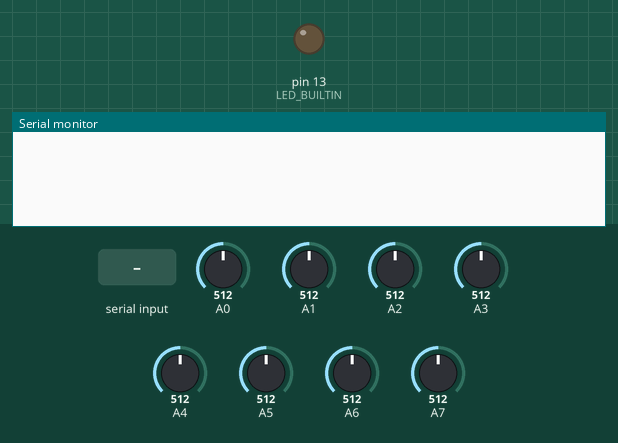
Recording of a sketch running on a simulated Arduino Uno, built with avr-gcc and run on an emulated ATmega328P. On the bench: output pins drawn as LEDs (lit = HIGH), the last lines printed to the serial monitor. The inputs (shaded band) are chosen by the test bench; at power-on: A0 = 512, A1 = 512, A2 = 512, A3 = 512, A4 = 512, A5 = 512, A6 = 512, A7 = 512.

Above: at 1.2 s.
1.3 s: "c" received over Serial
At 2.3 s:
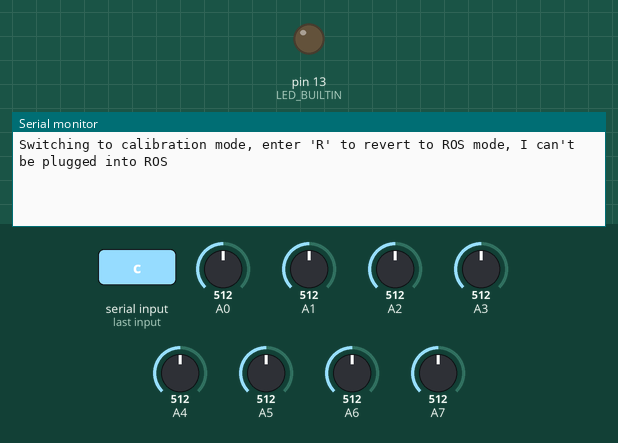
4.3 s: "C" received over Serial
At 5.5 s:
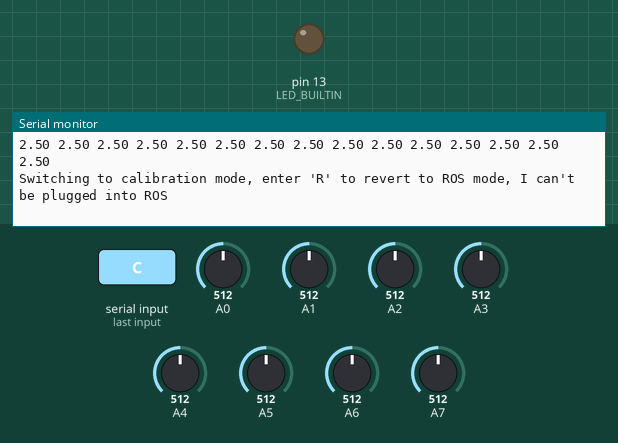
7.3 s: "r" received over Serial
At 8.8 s:
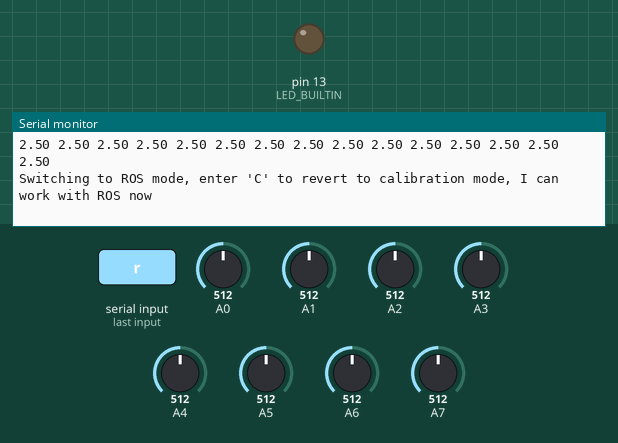

Measured:
- after the input at 1.3 s, the serial monitor: prints a new line at once (image 1)
- after the input at 7.3 s, the serial monitor: prints a new line at once (image 3)

The sketch:

daq_arduino_old.ino
```cpp
const int g=103;  //ascii code for 'g', ros sends this automatically
const int c=99;   //ascii code for 's'
const int C=67;   //ascii code for 'S'
const int r=114;  //ascii code for 'r'
const int R=82;   //ascii code for 'R'
int bCalibMode;  //boolean, if 1 arduino is place in calibration mode
                //when put in calibration mode it cannot be used with ros
                //to exit calibration mode you must restart
void setup(){

  pinMode(LED_BUILTIN, OUTPUT);

  //led on: not connected
  digitalWrite(LED_BUILTIN, HIGH);

  bCalibMode=0;  //ready for ros

  //NOTE: the fastest we can go in this system is 38400 bauds, this value
  //can be given to the function below (and matched in ros) but to calibrate it
  //you would need to use something like telnet, teraterm or hyperterminal as the
  //arduino serial monitor struggles to cope with that speed
  Serial.begin(38400); //initializes the serial port with the pc

  while(!Serial);  //get stuck until you are connected to PC

  //led off: connected
  digitalWrite(LED_BUILTIN, LOW);
}


void loop(){

//as arduino sdk stripped out proper interrupts, here we don't do anything
  if(bCalibMode)  //stream voltages forever
  {
    for(byte i=0;i<15;i++){ //reads from pin 0 to pin 14
        double volt=analogRead(i)*(5.0/1023.0);
        Serial.print(volt);
        Serial.print(" ");
    }
    Serial.println();
  }

}

//surrogate of interrupt
void serialEvent()
{

  //only 1 char is allowed
  int cmd=Serial.read();  //you have 1 sec to do something

  switch(cmd)
  {

    case g:
    {
      if(!bCalibMode)
      {
        digitalWrite(LED_BUILTIN, HIGH);
        //we write as quickly as we can, not to upset the PC, since every call is slow
        for(byte i=0;i<15;i++){ //reads from pin 0 to pin 14
            Serial.print(analogRead(i));
            Serial.print(" ");
        }
        Serial.println();
        digitalWrite(LED_BUILTIN, LOW);  //led blink: command received and executed
      }
      break;
    }
    case 'c':
    case 'C':
    {
      bCalibMode=1;
      Serial.println("Switching to calibration mode, enter 'R' to revert to ROS mode, I can't be plugged into ROS");
      delay(1500);
      break;
    }
    case 'r':
    case 'R':
    {
      bCalibMode=0;
      Serial.println("Switching to ROS mode, enter 'C' to revert to calibration mode, I can work with ROS now");
      delay(10);
      break;
    }
  }


}
```
